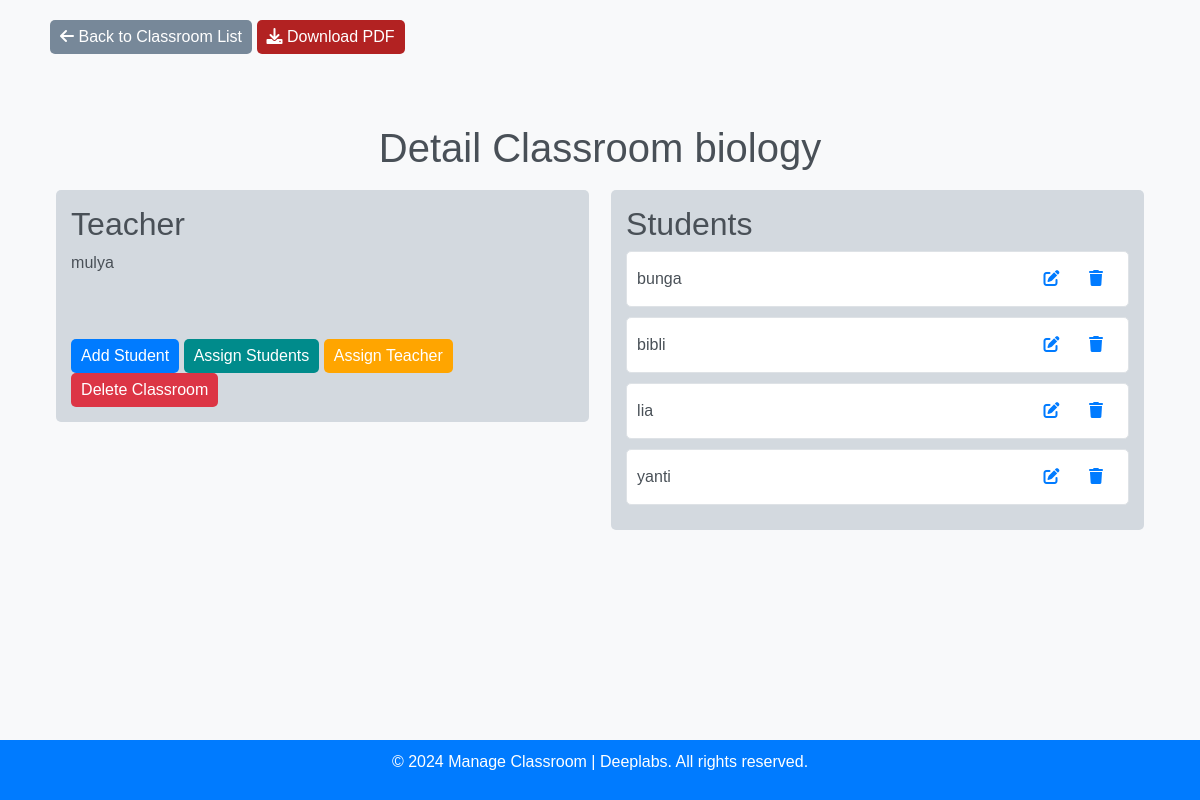
Before: /classroom/10/ with the older database file.
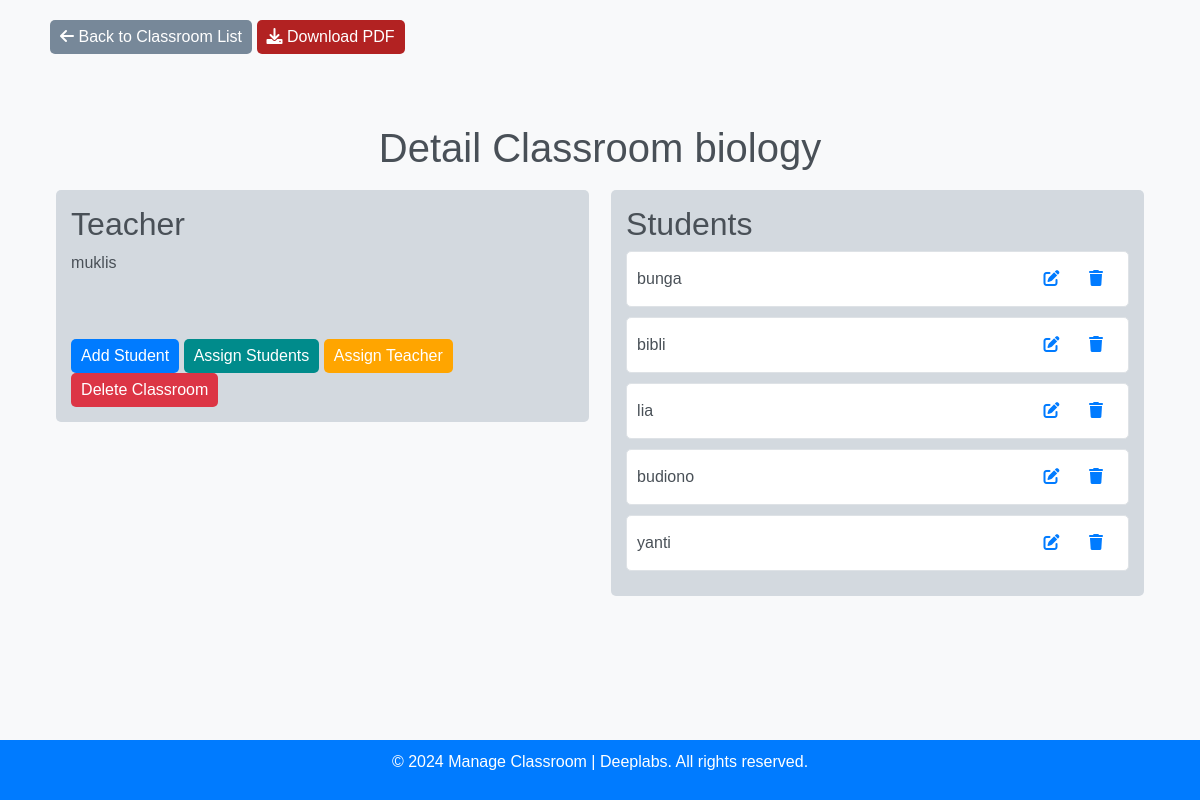
After: the same page with the newer database file.
### manage_classroom/models.py (models this page shows, shortened)
class Classroom(models.Model):
    name = models.CharField(max_length=100)
    teacher = models.ForeignKey(Teacher, on_delete=models.CASCADE)
    students = models.ManyToManyField(Student)

class Teacher(models.Model):
    name = models.CharField(max_length=100)
    email = models.EmailField(unique=True)
    def __str__(self):
        return self.name

class Student(models.Model):
    name = models.CharField(max_length=100)
    email = models.EmailField(unique=True)

### manage_classroom/views.py (the view)
# urls.py: path('classroom/<int:classroom_id>/', classroom_detail, name='classroom_detail'),
def classroom_detail(request, classroom_id):
    classroom = get_object_or_404(Classroom, id=classroom_id)
    students = classroom.students.all()
    return render(request, 'classroom_detail.html', {'classroom': classroom, 'students': students})

### app/templates/classroom_detail.html (shortened to what this page needs)
<!DOCTYPE html>
<html lang="en">
<head>
    {% load static %}
    <link rel="stylesheet" href="https://cdnjs.cloudflare.com/ajax/libs/font-awesome/6.0.0-beta3/css/all.min.css"/>
    <link rel="stylesheet" href="https://stackpath.bootstrapcdn.com/bootstrap/4.6.0/css/bootstrap.min.css"
>
</head>
<body>
<header>
    <div class="container" style="padding: 20px 20px;">
        <div class="row">
            <div class="col-md-12">
                <a href="{% url 'home' %}" class="btn btn-back"><i class="fas fa-arrow-left"></i> Back to Classroom List</a>
                <a href="{% url 'download_classroom_pdf' classroom.id %}" class="btn btn-download"><i class="fas fa-download"></i> Download PDF</a>
            </div>
        </div>
    </div>
</header>
<main class="main">
    <section class="feature">
        <div class="container">
            <div class="row align-items-center">
                <div class="col-md-12">
                    <div class="feature-content">
                        <h1>Detail Classroom {{ classroom.name }}</h1>
                        <div class="teacher-students">
                            <div class="teacher-info">
                                <h2>Teacher</h2>
                                <p>{{ classroom.teacher }}</p>
                                <br>
                                <br>
                                <a href="{% url 'add_student' classroom.id %}" class="btn btn-success"
                                   id="addStudentBtn">Add Student</a>
                                <a href="{% url 'assign_student' classroom.id %}" class="btn btn-assign">Assign
                                    Students</a>
                                <a href="{% url 'update_teacher' classroom.id %}" class="btn btn-primary">Assign
                                    Teacher</a>
                                <a href="{% url 'delete_classroom' classroom.id %}" class="btn btn-danger">Delete
                                    Classroom</a>
                            </div>
                            <div class="students-list">
                                <h2>Students</h2>
                                {% for student in classroom.students.all %}
                                <div class="student-item text-right">
                                    {{ student.name }}
                                    <div class="student-item__actions">
                                        <button class="btn btn-link" onclick="editStudent({{ student.id }})">
                                            <a href="{% url 'edit_student' classroom.id student.id %}">
                                                <i class="fa fa-edit" style="border: none;"></i>
                                            </a>
                                        </button>
                                        <button class="btn btn-link" onclick="deleteStudent({{ student.id }})">
                                            <a href="{% url 'delete_student' classroom.id student.id %}">
                                                <i class="fa fa-trash" style="border: none;"></i>
                                            </a>
                                        </button>
                                    </div>
                                </div>
                                {% endfor %}
                            </div>
                        </div>
                    </div>
                </div>
            </div>
        </div>
    </section>
</main>
<footer class="mt-4">
    <div class="container">
        <p>&copy; 2024 Manage Classroom | Deeplabs. All rights reserved.</p>
    </div>
</footer>
</body>
</html>

Changed rows visible on the page:
changed Classroom "biology": teacher "mulya" → "muklis"
now on this page (row unchanged): Student: name "budiono"
